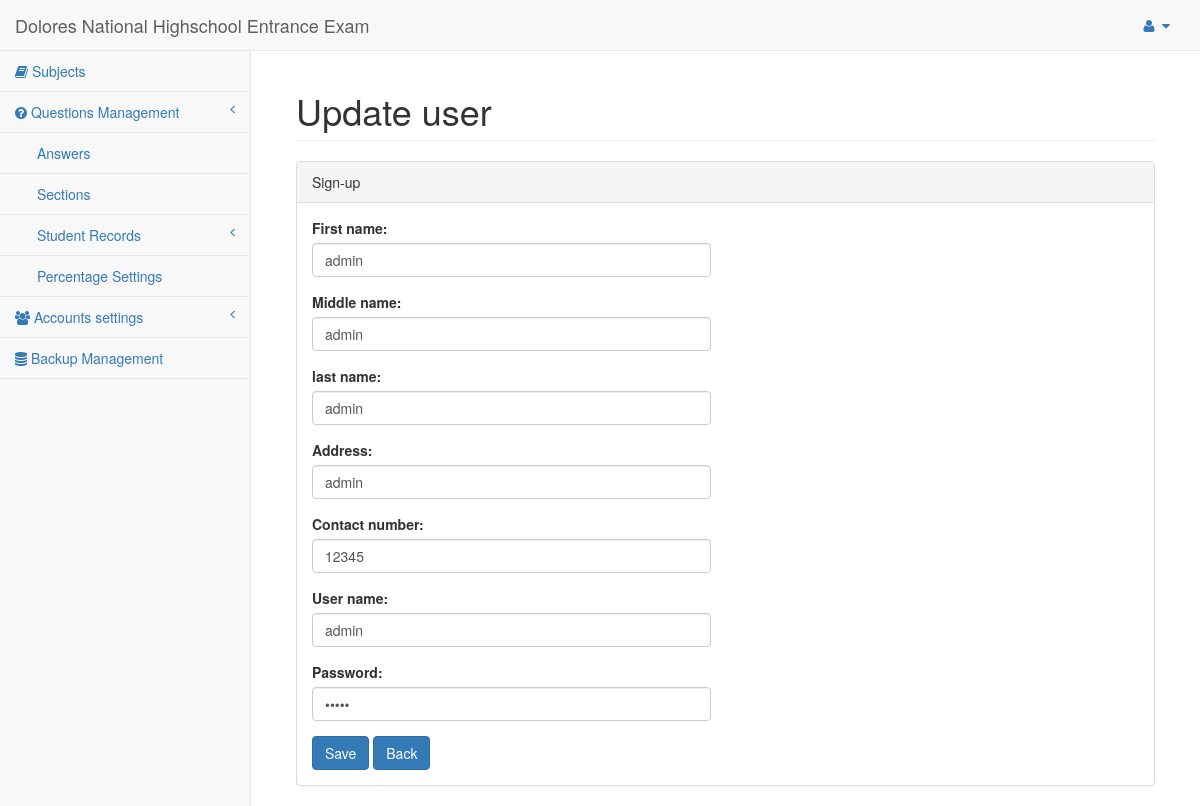
Page /forms/edit_user_form.php?user=1 on the committed database.
### tables this page shows
CREATE TABLE `users` (
  `id` int(11) NOT NULL auto_increment,
  `Fname` varchar(50) NOT NULL,
  `Mname` varchar(50) NOT NULL,
  `Lname` varchar(50) NOT NULL,
  `address` varchar(500) NOT NULL,
  `Cnumber` varchar(20) NOT NULL,
  `username` varchar(50) NOT NULL,
  `password` varchar(50) NOT NULL,
  `ULevel` int(11) NOT NULL,
  `status` enum('1','0') NOT NULL default '1',
  PRIMARY KEY  (`id`)
);

### forms/edit_user_form.php (the view, shortened to what this page needs)
<?php session_start();
$result = mysql_query("SELECT * FROM users WHERE id ='".$_GET['user']."'");
$row = mysql_fetch_array($result);
?>
<!DOCTYPE html>
<html lang="en">
<head>
    <link href="../bower_components/bootstrap/dist/css/bootstrap.min.css" rel="stylesheet">
    <link href="../bower_components/metisMenu/dist/metisMenu.min.css" rel="stylesheet">
    <link href="../dist/css/sb-admin-2.css" rel="stylesheet">
    <link href="../bower_components/font-awesome/css/font-awesome.min.css" rel="stylesheet" type="text/css">
</head>
<body>
    <div id="wrapper">
        <?php require_once('../pages/navigation.php'); ?>
        <div id="page-wrapper">
            <div class="container-fluid">
                <div class="row">
                    <div class="col-lg-12">
                        <h1 class="page-header">Update user</h1>
                    </div>
                </div>
                <div class="row">
                    <div class="col-lg-12">
                        <div class="panel panel-default">
                            <div class="panel-heading">
                              Sign-up
                            </div>
                            <div class="panel-body">
                                <div class="row">
                                    <div class="col-lg-6">
                                        <form method="post" action="signup_form.php" role="form">
                                            <div class="form-group">
                                                <label>First name:</label>
                                                <input name="fname" type="text" class="form-control" placeholder="First name" value="<?php echo $row['Fname']; ?>" required>
                                            </div>
                                            <div class="form-group">
                                                <label>Middle name:</label>
                                                <input name="mname" type="text" class="form-control" placeholder="Middle name" value="<?php echo $row['Mname']; ?>" required>
                                            </div>
                                            <div class="form-group">
                                                <label>last name:</label>
                                               <input name="lname" type="text" class="form-control" placeholder="Last name" value="<?php echo $row['Lname']; ?>" required>
                                            </div>
                                            <div class="form-group">
                                                <label>Address:</label>
                                                <input name="address" type="text" class="form-control" placeholder="Address" value="<?php echo $row['address']; ?>" required>
                                            </div>
                                            <div class="form-group">
                                                <label>Contact number:</label>
                                                <input name="cnum" type="text" class="form-control" placeholder="Contact number" value="<?php echo $row['Cnumber']; ?>" required>
                                            </div>
                                            <div class="form-group">
                                                <label>User name:</label>
                                                <input name="uname" type="text" class="form-control" placeholder="Username" value="<?php echo $row['username']; ?>" required>
                                            </div>
                                            <div class="form-group">
                                                <label>Password:</label>
                                                <input name="pass" type="password" class="form-control" placeholder="Password" value="<?php echo $row['password']; ?>"  required>
                                            </div>
                                            <input type="submit" name="submit" value="Save" class="btn btn-primary">
                                            <a class="btn btn-primary" href="../pages/users.php">Back </a>
                                        </form>
                                    </div>
                                </div>
                            </div>
                        </div>
                    </div>
                </div>
            </div>
        </div>
    </div>
</body>
</html>

### rows in the picture
users: fname "admin", mname "admin", lname "admin", address "admin", cnum "12345", uname "admin"
